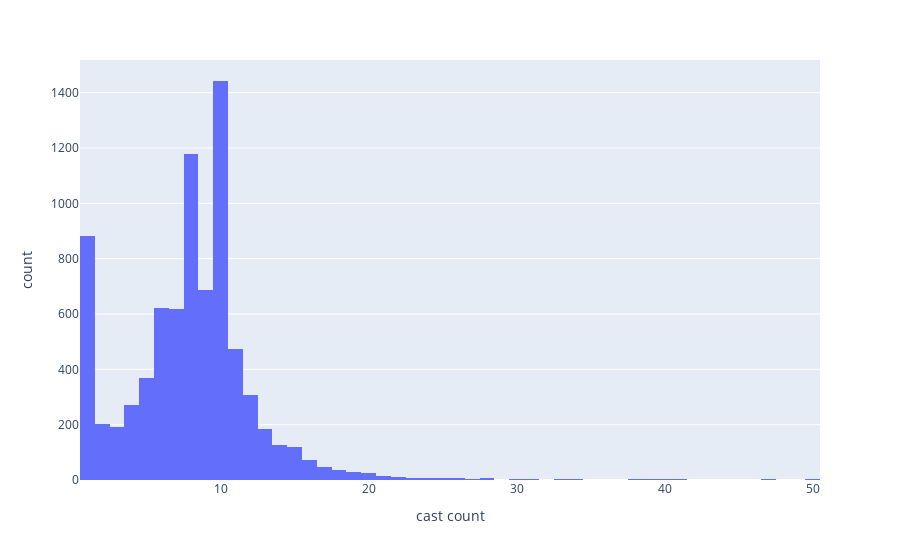

Notebook cell for this chart:
### Code cell
px.histogram(data_import,"cast count").update_xaxes(categoryorder = "total descending")
# in most movies or tv shows mostly 10 cost members are given credit for

### Figure 1 — Plotly figure (JSON) as saved in the notebook; plotly's stock layout.template omitted (floating-point values rounded to 4 significant figures; data arrays with more than 128 entries replaced by an {"elided": "..."} marker saying what was removed)
{"data": [{"alignmentgroup": "True", "bingroup": "x", "hovertemplate": "cast count=%{x}<br>count=%{y}<extra></extra>", "legendgroup": "", "marker": {"color": "#636efa", "pattern": {"shape": ""}}, "name": "", "offsetgroup": "", "orientation": "v", "showlegend": false, "type": "histogram", "x": {"elided": "7982 int values"}, "xaxis": "x", "yaxis": "y"}], "layout": {"barmode": "relative", "legend": {"tracegroupgap": 0}, "margin": {"t": 60}, "xaxis": {"anchor": "y", "categoryorder": "total descending", "domain": [0, 1], "title": {"text": "cast count"}}, "yaxis": {"anchor": "x", "domain": [0, 1], "title": {"text": "count"}}}}
